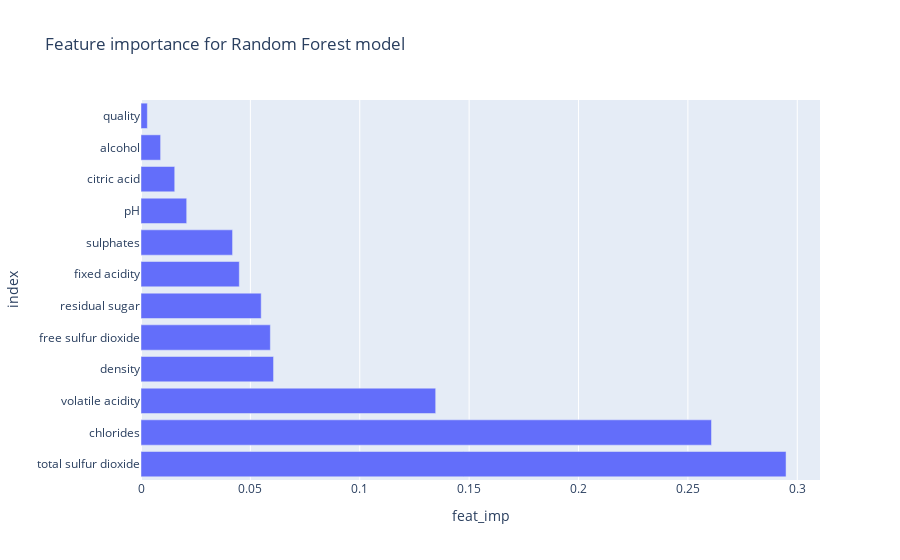

The notebook cell saved with this chart:
### Code cell
import plotly.express as px
fig = px.bar(df_feat_imp, x='feat_imp', y=df_feat_imp.index, title="Feature importance for Random Forest model")
fig.show()

### Figure 1 — Plotly figure (JSON) as saved in the notebook; plotly's stock layout.template omitted (floating-point values rounded to 4 significant figures)
{"data": [{"alignmentgroup": "True", "hovertemplate": "feat_imp=%{x}<br>index=%{y}<extra></extra>", "legendgroup": "", "marker": {"color": "#636efa", "pattern": {"shape": ""}}, "name": "", "offsetgroup": "", "orientation": "h", "showlegend": false, "textposition": "auto", "type": "bar", "x": [0.2949, 0.2608, 0.1347, 0.06059, 0.05913, 0.05495, 0.04495, 0.04186, 0.02089, 0.01542, 0.00896, 0.002905], "xaxis": "x", "y": ["total sulfur dioxide", "chlorides", "volatile acidity", "density", "free sulfur dioxide", "residual sugar", "fixed acidity", "sulphates", "pH", "citric acid", "alcohol", "quality"], "yaxis": "y"}], "layout": {"barmode": "relative", "legend": {"tracegroupgap": 0}, "title": {"text": "Feature importance for Random Forest model"}, "xaxis": {"anchor": "y", "domain": [0, 1], "title": {"text": "feat_imp"}}, "yaxis": {"anchor": "x", "domain": [0, 1], "title": {"text": "index"}}}}
